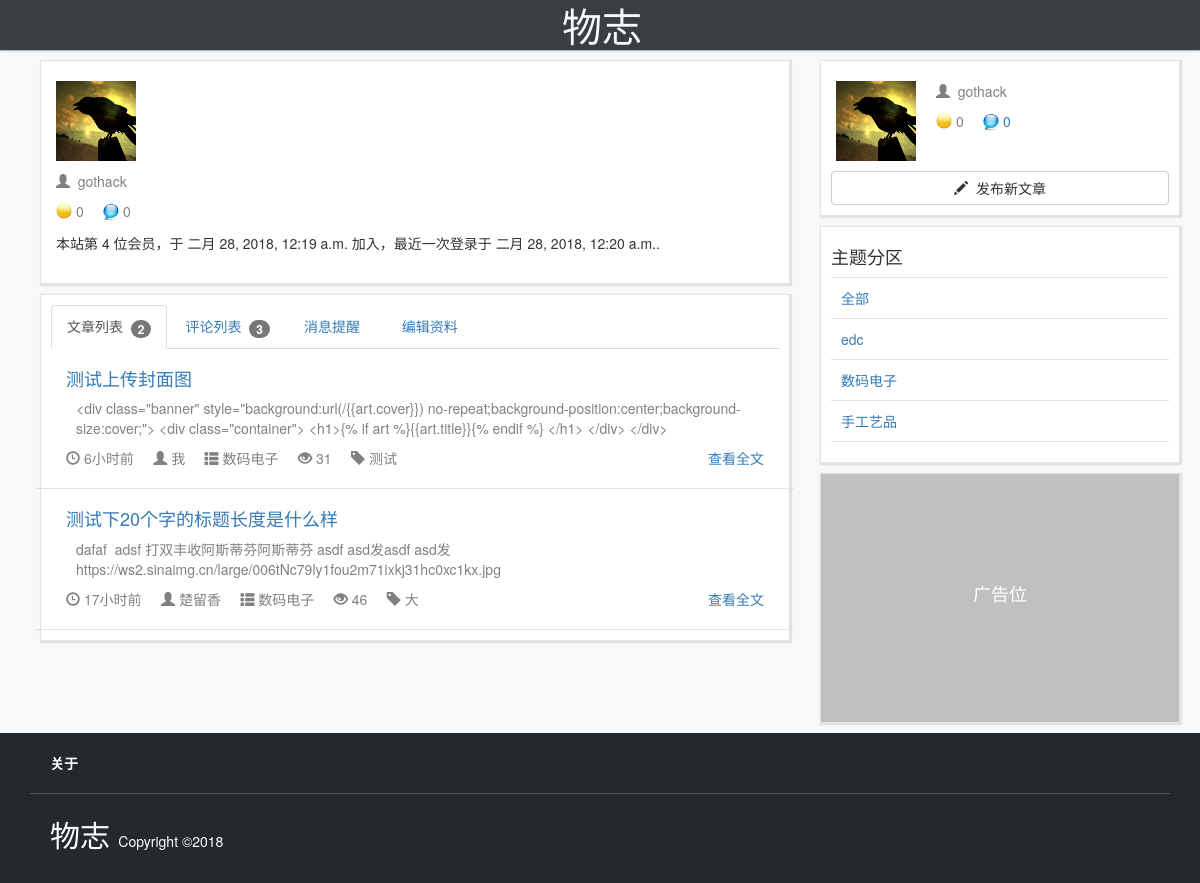
Before: /userpage/member/gothack/ (signed in) with the older database file.
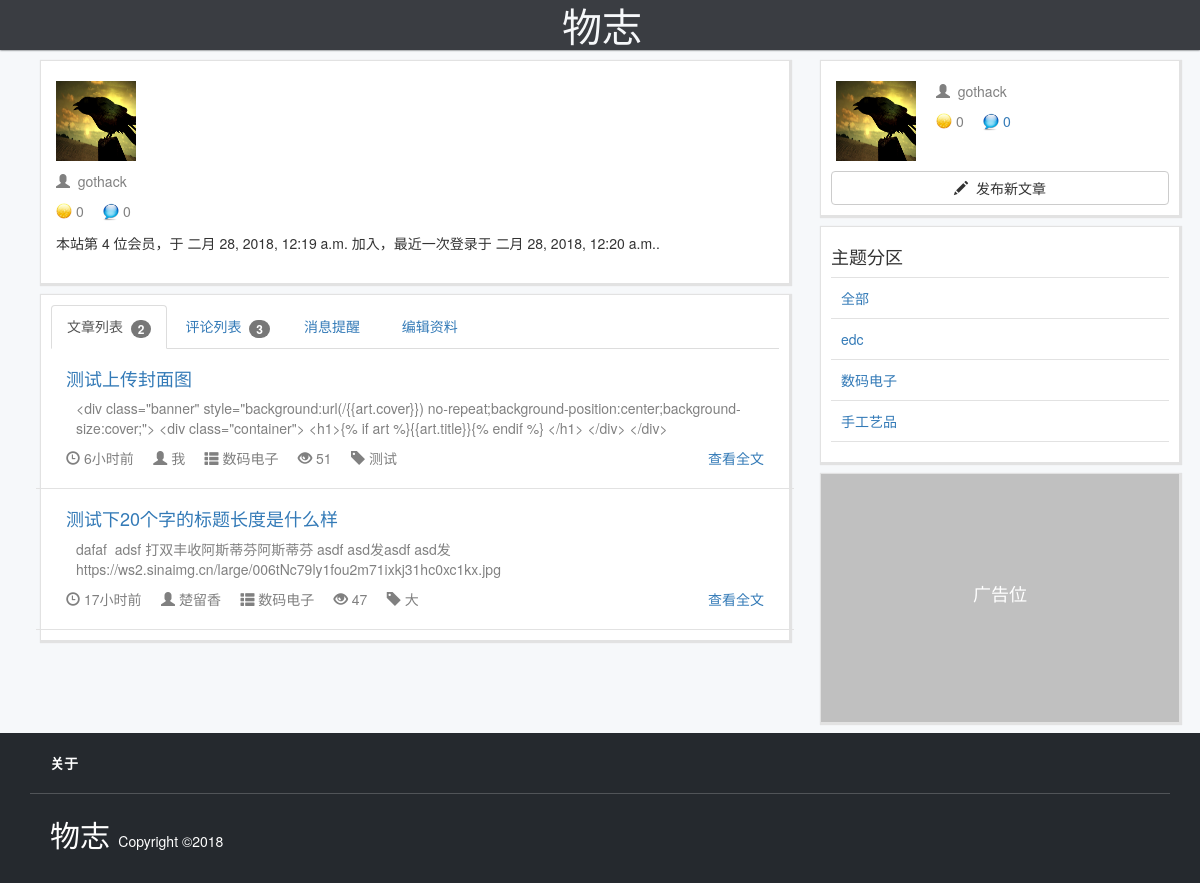
After: the same page with the newer database file.
### userpage/models.py (models this page shows)
class Profile(models.Model):
    user = models.OneToOneField(User, on_delete=models.CASCADE)
    location = models.CharField(max_length=30, blank=True)
    avatar = models.ImageField(upload_to='static/avatar/', blank=True, null=True)
    point = models.IntegerField()
    unread = models.IntegerField(default=0)
    def __str__(self):
        return self.user.username

### article/models.py (models this page shows)
class Article(models.Model):
    id=models.AutoField(primary_key=True)
    section=models.ForeignKey(Section,on_delete=models.CASCADE,default=0)
    author_id = models.ForeignKey(Profile,on_delete=models.CASCADE,default=0)
    author = models.CharField(max_length=128,default='')
    publish_time = models.DateTimeField(auto_now_add=True,editable=False)
    cover = models.ImageField(upload_to='static/upload/', blank=True, null=True)
    title = models.CharField(max_length=1024)
    detail = HTMLField()
    ip = models.GenericIPAddressField(blank=True,null=True)
    tag = models.CharField(max_length=128, blank=True, null=True)
    visible = models.CharField(choices=(('Y','是'),('N','否')),max_length=64,default='N')
    readtime = models.IntegerField(default=0)
    comment_count = models.IntegerField(default=0)
    def __str__(self):
        return self.title
    class Meta:
        db_table ="article"
        ordering = ['-publish_time']

class Section(models.Model):
    id = models.AutoField(primary_key=True)
    name = models.CharField(max_length=256)
    def __str__(self):
        return self.name
    class Meta:
        db_table ="Section"

### userpage/views.py (the view)
# urls.py: path('member/<str:username>/', views.profile, name='profile'),
@login_required
@transaction.atomic
def profile(request, username):
    inst_user = User.objects.get(username=username)
    inst_profile = Profile.objects.get(user=inst_user)
    arts = Article.objects.filter(author_id=inst_profile)
    comments = Comment.objects.filter(user=inst_profile).filter(invalid='N')
    if username == request.user.username:
        if request.method == 'POST':
            user_form = UserForm(request.POST, instance=request.user)
            profile_form = ProfileForm(request.POST, instance=request.user.profile)
            if user_form.is_valid() and profile_form.is_valid():
                user_form.save()
                profile_form.save()
                return redirect('.')
            else:
                messages.error(request, user_form.errors)
        else:
            user_form = UserForm(instance=request.user)
            profile_form = ProfileForm(instance=request.user.profile)
        msgs = Msg.objects.filter(mention_user=inst_profile).order_by('-comment_time')
        for i in msgs:
            i.unread='N'
            i.save()
        unread = inst_profile.unread
        inst_profile.unread=0
        inst_profile.save()
        return render(request, 'userpage/profile.html', {'member':inst_user,'arts':arts,'comments':comments,'user_form': user_form,'profile_form': profile_form,'notice':msgs,'unread':unread})
    else:
        return render(request, 'userpage/profile.html', {'member':inst_user,'arts':arts,'comments':comments})

### article/templatetags/timetonow.py (called while the page is built)
@register.filter
@stringfilter
def timetonow(value):
    valuetime = datetime.datetime.strptime(value, "%Y-%m-%d %H:%M:%S.%f+00:00")
    now = timezone.now()
    now = now.replace(tzinfo=None)
    delta = now-valuetime
    s = delta.seconds
    if s>86400:
    	return '%d天前' % (int(s/86400))
    elif s>3600:
    	return '%d小时前' % (int(s/3600))
    elif s>120:
    	return '%d分钟前' % (int(s/120))
    else:
    	return '刚刚'

### edconline/globalarg.py (called while the page is built)
def settings(request):
    secs = Section.objects.all()
    if request.user.is_authenticated:
        userid = request.user.id
        user =Profile.objects.get(user=userid)
        return {'secs':secs,'user':user}
    else:
        return {'secs':secs}

### userpage/templates/userpage/profile.html (shortened to what this page needs)
{% extends "base.html"%}
{% load timetonow %}
{% block banner %}
    <div style="height:30px">
    </div>
{% endblock %}
{% block content%}
    <div class="card">
        <div class="usercard row">
            <div class="usercard-avatar" style="background:url(/{{member.profile.avatar}}) no-repeat;background-size:80px 80px;">
            </div>
            <div class="usercard-info">
                <p>
                    <span class="glyphicon glyphicon-user fad"> </span>&nbsp;<span class="fad">
                        {{member.username}}
                    </span>
                </p>
                <p>
                    <img src="/static/image/coin16.png" style="display:inline-block;padding-bottom: 4px" alt="金币" >
                    <span class="fad">
                        {{member.profile.point}}
                    </span> &nbsp;&nbsp;&nbsp;
                    {% ifequal member.id  user.id %}
                    <img src="/static/image/notice.png" width="16" height="16" style="display:inline-block;padding-bottom: 2px;width:16px;height:20px" alt="未读提醒" >
                    <span class="fad" alt="未读提醒">
                        0{{user.msg}}
                    </span> &nbsp;&nbsp;&nbsp;
                    {% endifequal %}
                </p>
                <p> 本站第 {{member.id}} 位会员，于 {{member.date_joined}} 加入，最近一次登录于 {{member.last_login}}.
            </div>
        </div>
    </div>
    <div class="card">
        <ul class="nav nav-tabs" id="tab-nav">
          <li role="presentation" >
              <a href="javascript:;">文章列表 &nbsp;<span class="badge">{{arts|length}}</span></a>
          </li>
          <li role="presentation" >
              <a href="javascript:;">评论列表 &nbsp;<span class="badge">{{comments|length}}</span></a>
          </li>
          {% ifequal member.id  user.id %}
          <li role="presentation" >
            <a href="javascript:;">消息提醒 &nbsp; {% ifnotequal unread 0 %}<span class="badge" style="background-color:#d73a49">{{unread}}</span>{% endifnotequal %}</a>
          </li>
          <li role="presentation" >
              <a href="javascript:;">编辑资料</a>
          </li>
          {% endifequal %}
        </ul>
    <div class="detail-tab">
        <div class="profile-tab" >
        {% for i in arts %}
        <div class="preview row member_arts" style="padding:10px 10px 10px 10px;border-bottom: 1px solid #e2e2e2">
            <div class="preview-info">
                <a href="/article/{{i.id}}/"><h4>{{i.title}}</h4></a>
                <p class="fad">{{i.detail|striptags|truncatechars:500|safe}} </p>
                <span class="glyphicon glyphicon-time fad"> </span>&nbsp;<span class="fad">{{i.publish_time|timetonow}}</span>
                <span class="glyphicon glyphicon-user fad"> </span>&nbsp;<span class="fad">{{i.author}}</span>
                <span class="glyphicon glyphicon-th-list fad"> </span>&nbsp;<a href="/?catalog={{i.section}}"><span class="fad">{{i.section}}</span></a>
                <span class="glyphicon glyphicon-eye-open fad"> </span>&nbsp;<span class="fad">{{i.readtime}}</span>
                <span class="glyphicon glyphicon-tag fad"> </span>&nbsp;<span class=" fad">{{i.tag}}</span>
                <span class="pull-right">
                    <span><a href="/article/{{i.id}}/" target="__blank">查看全文</a></span>
                </span>
            </div>
        </div>
        {% endfor %}
        </div>
    </div>
    </div>
{% endblock %}

### templates/base.html (shortened to what this page needs)
<!DOCTYPE html>
{% load staticfiles %}
{% load timetonow %}
<html>
    <head>
        <link href="/static/bootstrap/css/bootstrap.min.css" rel="stylesheet">
        <link href="/static/bootstrap/css/style.css" rel="stylesheet">
        <link href='http://cdn.webfont.youziku.com/webfonts/nomal/114602/46453/5a919786f629d911e0099415.css' rel='stylesheet' type='text/css' />
    </head>
    <body>
        <nav class="navbar-collapse collapse navbar-fixed-top">
            <div class="container">
                <ul class="nav navbar-nav">
                    <li class="css106de12c1c1bfaa ">
                        <a class="logo" href='/'>物志</a>
                    </li>
                </ul>
            </div>
        </nav>
        {% block banner %}{% endblock %}
        <div class="container-fluid">
            <div class="container">
                <div class="row ">
                    <div class="content col-md-8">
                        {% block content %}{% endblock%}
                    </div>
                    <div class="sidebar col-md-4">
                    {% block sidebar %}
						<div class="card">
                            {% ifnotequal user.id None %}
						    <div class="usercard row">
						        <a href="/userpage/member/{{user.user}}/"><div class="usercard-avatar" style="background:url(/{{user.avatar}}) no-repeat;background-size:80px 80px;">
						        </div></a>
						        <div class="usercard-info">
						        	<p>
						        		<a href="/userpage/member/{{user.user}}/"><span class="glyphicon glyphicon-user fad"> </span>&nbsp;<span class="fad">
						        			{{user.user}}
						        		</span> </a>
						        	</p>
						        	<p>
						        		<img src="/static/image/coin16.png" style="display:inline-block;padding-bottom: 4px" alt="金币" > <span class="fad">
						        			{{user.point}}
						        		</span> &nbsp;&nbsp;&nbsp;
                                        <img src="/static/image/notice.png" width="16" height="16" style="display:inline-block;padding-bottom: 2px;width:16px;height:20px" alt="未读提醒" >
                                        <span class="fad" alt="未读提醒">
                                           <a href="/userpage/member/{{user.user}}/">{{user.unread}}</a>
						        		</span> &nbsp;&nbsp;&nbsp;
						        	</p>
						        </div>
						    </div>
						    <button class="btn btn-default" style="width:100%;margin-top: 10px" type="submit" onclick="window.location.href='/article/publish/'">
						    	<span class="glyphicon glyphicon-pencil"></span>&nbsp; 发布新文章
						    </button>
                            {% endifnotequal %}
						</div>
                        <div class="card">
                                <h4>主题分区</h4>
                                <span class="sep"></span>
                                <p><a href="/">全部</a></p>
                                <span class="sep"></span>
                                {% for i in secs %}
                                        <p><a href="/?catalog={{i.name}}">{{i.name}}</a></p>
                                        <span class="sep"></span>
                                {% endfor %}
                        </div>
                        <div class="card ad2">
                                <h4>广告位</h4>
                        </div>
                    {% endblock %}
                	</div>
        	    </div>
        	</div>
    <footer class="foot-wrap">
            <div class="container">
                    <section class="foot-top">
                            <strong>
                                <a href="" >关于</a>
                            </strong>
                    </section>
                    <section class="foot-bottom">
                        <span class="css106de12c1c1bfaa" style="font-size:30px;font-color:#d73a49">
                            <a class="logo" href='/'>物志</a>
                        </span>
                        Copyright ©2018
                    </section>
            </div>
    </footer>
	</div>
    </body>
</html>

Changed rows visible on the page:
changed Article "测试上传封面图": readtime "31" → "51"
changed Article "测试下20个字的标题长度是什么样": readtime "46" → "47"
